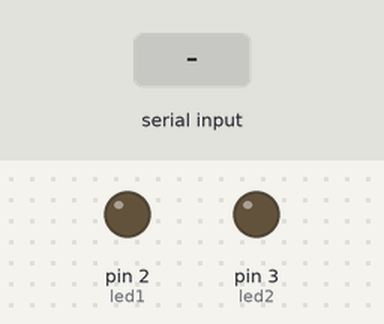
Recording of a sketch running on a simulated Arduino Uno, built with avr-gcc and run on an emulated ATmega328P. On the bench: output pins drawn as LEDs (lit = HIGH). The test bench sets the inputs (shaded band).

Above: at 1.2 s.
1.3 s: "a" received over Serial
At 2.1 s:
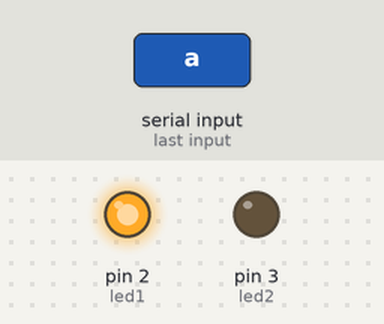
2.8 s: "c" received over Serial
At 3.2 s:
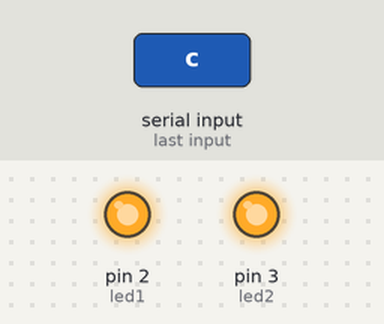
4.3 s: "b" received over Serial
At 5.5 s:
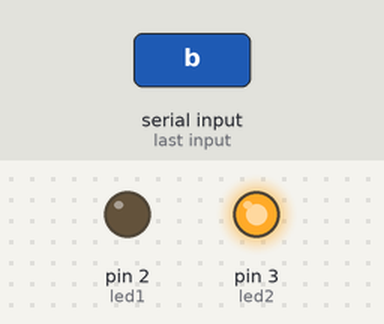
5.8 s: "d" received over Serial
At 6.7 s:
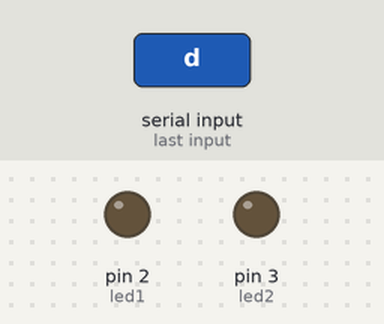
Timing chart, 0 to 8.3 s (numbered marks = the images above; inputs shaded):
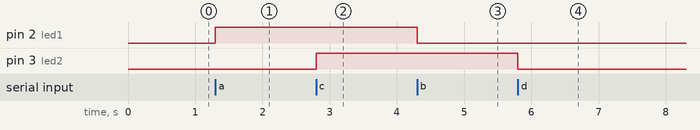

Measured:
- after the input at 1.3 s, pin 2 (led1): LOW → HIGH at once
- after the input at 2.8 s, pin 3 (led2): LOW → HIGH at once
- after the input at 4.3 s, pin 2 (led1): HIGH → LOW at once
- after the input at 5.8 s, pin 3 (led2): HIGH → LOW at once

The sketch:

LED_CONTROL_BLUE.ino
```cpp
int led1 = 2;
int led2 = 3;
// dig0=TXD    DIG1=RXD
int estado = 0;

void setup()
{
  Serial.begin(9600);
  pinMode(led1, OUTPUT);
  pinMode(led2, OUTPUT);
}

void loop()
{
  if( Serial.available()>0)
  {
    estado = Serial.read();
  }
  switch( estado)
  {
    case 'a':
    digitalWrite(led1, HIGH);
    break;
    case 'b':
    digitalWrite(led1, LOW);
    break;

    case 'c':
    digitalWrite(led2, HIGH);
    break;
    case 'd':
    digitalWrite(led2, LOW);
    break;
  }
}
```

Ultrasonic.cpp
```cpp
#include "Arduino.h"
#include "Ultrasonic.h"

Ultrasonic::Ultrasonic(int TP, int EP)
{
   pinMode(TP,OUTPUT);
   pinMode(EP,INPUT);
   Trig_pin=TP;
   Echo_pin=EP;
}

long Ultrasonic::Timing()
{
  digitalWrite(Trig_pin, LOW);
  delayMicroseconds(2);
  digitalWrite(Trig_pin, HIGH);
  delayMicroseconds(10);
  digitalWrite(Trig_pin, LOW);
  duration = pulseIn(Echo_pin,HIGH);
  return duration;
}

long Ultrasonic::Ranging(int sys)
{
  Timing();
  distacne_cm = duration /29 / 2 ;
  distance_inc = duration / 74 / 2;
  if (sys)
  return distacne_cm;
  else
  return distance_inc;
}
```

Ultrasonic.h
```cpp
#ifndef Ultrasonic_h
#define Ultrasonic_h

#include "Arduino.h"

#define CM 1
#define INC 0

class Ultrasonic
{
  public:
    Ultrasonic(int TP, int EP);
    long Timing();
    long Ranging(int sys);

    private:
    int Trig_pin;
    int Echo_pin;
    long  duration,distacne_cm,distance_inc;

};

#endif
```
